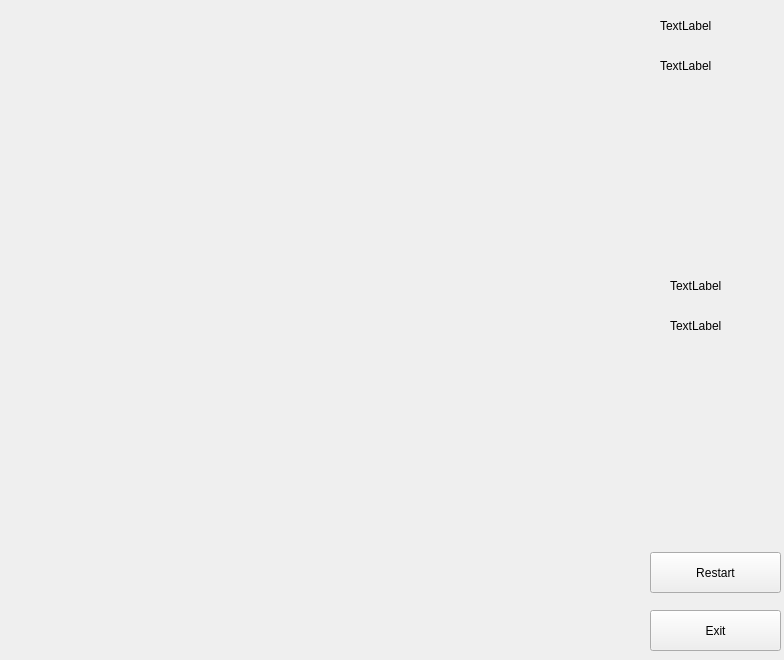
<?xml version="1.0" encoding="UTF-8"?>
<ui version="4.0">
 <class>CoridorWindow</class>
 <widget class="QWidget" name="CoridorWindow">
  <property name="geometry">
   <rect>
    <x>0</x>
    <y>0</y>
    <width>784</width>
    <height>660</height>
   </rect>
  </property>
  <property name="minimumSize">
   <size>
    <width>784</width>
    <height>0</height>
   </size>
  </property>
  <property name="maximumSize">
   <size>
    <width>784</width>
    <height>660</height>
   </size>
  </property>
  <property name="windowTitle">
   <string>Form</string>
  </property>
  <widget class="QPushButton" name="exitBtn">
   <property name="geometry">
    <rect>
     <x>650</x>
     <y>610</y>
     <width>131</width>
     <height>41</height>
    </rect>
   </property>
   <property name="text">
    <string>Exit</string>
   </property>
  </widget>
  <widget class="QLabel" name="turn">
   <property name="geometry">
    <rect>
     <x>660</x>
     <y>10</y>
     <width>121</width>
     <height>31</height>
    </rect>
   </property>
   <property name="text">
    <string>TextLabel</string>
   </property>
  </widget>
  <widget class="QPushButton" name="restartBtn">
   <property name="geometry">
    <rect>
     <x>650</x>
     <y>552</y>
     <width>131</width>
     <height>41</height>
    </rect>
   </property>
   <property name="text">
    <string>Restart</string>
   </property>
  </widget>
  <widget class="QLabel" name="status">
   <property name="geometry">
    <rect>
     <x>660</x>
     <y>50</y>
     <width>121</width>
     <height>31</height>
    </rect>
   </property>
   <property name="text">
    <string>TextLabel</string>
   </property>
  </widget>
  <widget class="QLabel" name="wallsNumber_1">
   <property name="geometry">
    <rect>
     <x>670</x>
     <y>270</y>
     <width>111</width>
     <height>31</height>
    </rect>
   </property>
   <property name="text">
    <string>TextLabel</string>
   </property>
  </widget>
  <widget class="QLabel" name="wallsNumber_2">
   <property name="geometry">
    <rect>
     <x>670</x>
     <y>310</y>
     <width>111</width>
     <height>31</height>
    </rect>
   </property>
   <property name="text">
    <string>TextLabel</string>
   </property>
  </widget>
 </widget>
 <resources/>
 <connections/>
</ui>
